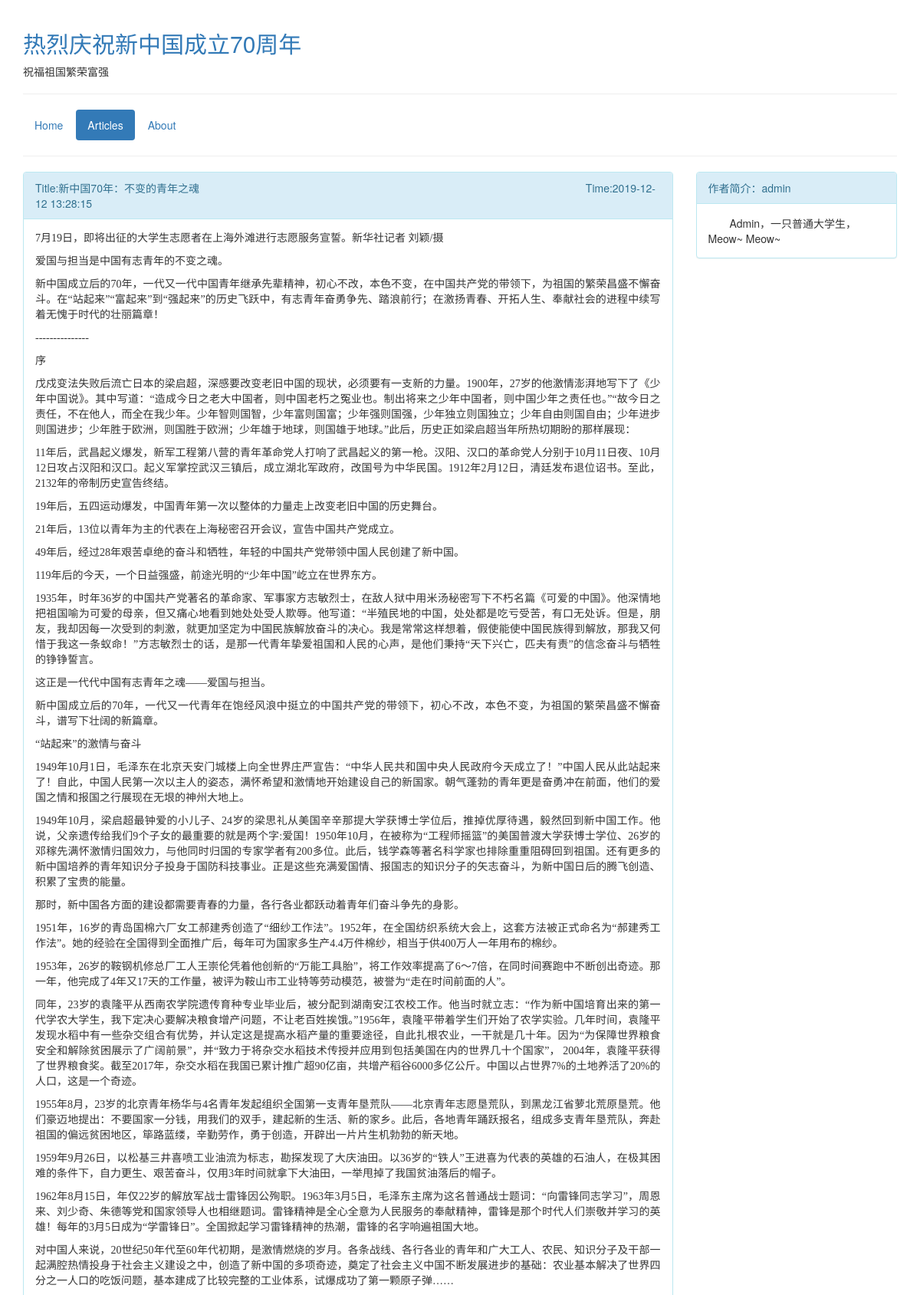
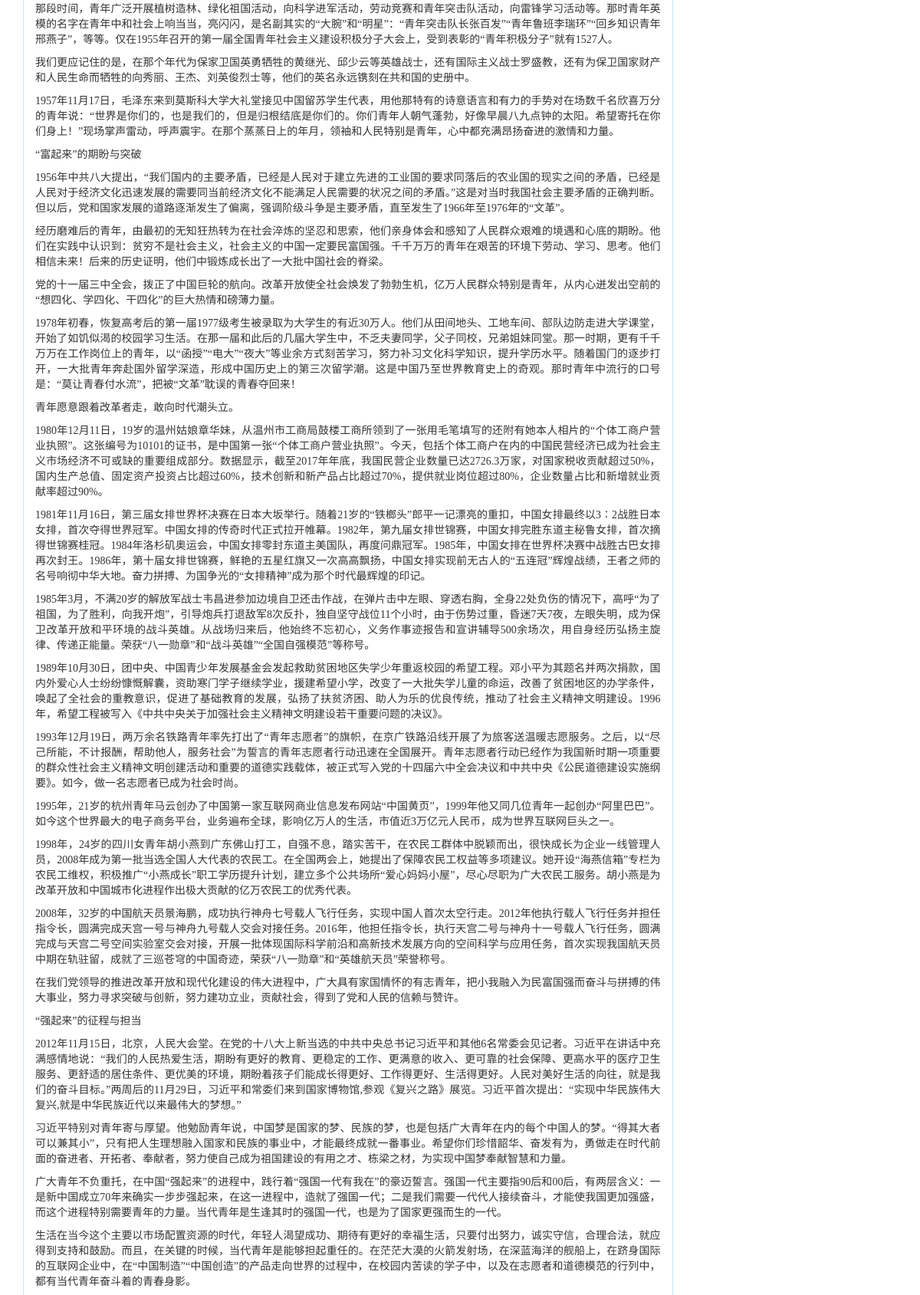
Page /read.php?pid=2 (upper part) on the committed database (2 pictures, top to bottom).
### tables this page shows
CREATE TABLE `page` (
  `pid` int(11) NOT NULL AUTO_INCREMENT,
  `title` varchar(255) DEFAULT NULL,
  `content` text,
  `author` varchar(255) DEFAULT NULL,
  `intime` timestamp NULL DEFAULT CURRENT_TIMESTAMP,
  `uptime` timestamp NULL DEFAULT CURRENT_TIMESTAMP ON UPDATE CURRENT_TIMESTAMP,
  PRIMARY KEY (`pid`)
);

### config.php (called while the page is built, shortened)
<?php
	include(PATH . '/core/db.class.php');
	$db = new db();
    include(PATH . '/core/input.class.php');
    $input = new input();
 	$sql="select * from setting";
	$set_result=$db->query($sql);
	$setting=array();
	while($row=$set_result->fetch_array(MYSQLI_ASSOC)){
		$setting[$row['key']]=$row['val'];
	}
?>

### core/db.class.php (called while the page is built, shortened)
<?php
	class db{
		function __construct(){
			$this->mysqli=new mysqli('localhost','root','roorroor','blog');
		}
		function query( $sql ){
			return $this->mysqli->query( $sql );
		}
	}

### core/input.class.php (called while the page is built, shortened)
<?php
	class input{
		function get($key=false){
			if(isset($_GET[ $key ])){
				return $_GET[ $key ];
			}else{
				return false;
			}
		}
	}
?>

### read.php (the view, shortened to what this page needs)
<?php
include('config.php');
$pid = (int)$input->get('pid');
$sql = "select * from page where pid='{$pid}' ";
$blog = $db->query($sql)->fetch_array(MYSQLI_ASSOC);
?>
<!DOCTYPE html>
<html lang="zh-CN">
<head>
    <link rel="stylesheet" href="./theme/bootstrap/css/bootstrap.css">
</head>
<body>
<div class='container'>
    <div class="page-header"">
    <h2><a href="index.php"><?php echo $setting['title']; ?></a></h2>
    <p><?php echo $setting['intro']; ?></p>
</div>
<div style="margin-bottom: 20px">
    <ul class="nav nav-pills">
        <li role="presentation"><a href="index.php">Home</a></li>
        <li role="presentation" class="active"><a href="index.php">Articles</a></li>
        <li role="presentation"><a href="about.php">About</a></li>
    </ul>
</div>
<hr class="hr_1">
<div class="row">
    <div class="col-md-9">
        <div class="panel panel-info">
            <div class="panel-heading" style="text-indent:0em;">
                <span>Title:<?php echo $blog['title']; ?></span>
                <span style="margin-left: 500px">Time:<?php echo $blog['uptime']; ?></span>
            </div>
            <div class="panel-body" style="font-family: YouYuan;">
                <?php echo $blog['content']; ?>
            </div>
        </div>
    </div>
    <div class="col-md-3">
        <div class="panel panel-info">
            <div class="panel-heading">作者简介：<?php echo $blog['author']; ?></div>
            <div class="panel-body">
                <div style="text-indent:2em;">Admin，一只普通大学生，Meow~ Meow~</div>
            </div>
        </div>
    </div>
</div>
</div>
</body>
</html>

### rows in the picture
page: title "新中国70年：不变的青年之魂", uptime "2019-12-12 13:28:15", content "7月19日，即将出征的大学生志愿者在上海外滩进行志愿服务宣誓。新华社记者 刘颖/摄 爱国与担当是中国有志青年的不变之魂。 新中国成立后的70年，一代又一代中国青年继承先辈精神，初心不改，本色不变，在中国共产党的带领下，为祖国的繁荣昌盛不懈奋斗。在“站起来”“富起来”到“强起来”的历史飞跃中，有志青年奋勇争先、踏浪前行；在激扬青春、开拓人生、奉献社会的进程中续写着无愧于时代的壮丽篇章！ --------------- 序 戊戍变法失败后流亡日本的梁启超，深感要改变老旧中国的现状，必须要有一支新的力量。1900年，27岁的他激情澎湃地写下了《少年中国说》。其中写道：“造成今日之老大中国者，则中国老朽之冤业也。制出将来之少年中国者，则中国少年之责任也。”“故今日之责任，不在他人，而全在我少年。少年智则国智，少年富则国富；少年强则国强，少年独立则国独立；少年自由则国自由；少年进步则国进步；少年胜于欧洲，则国胜于欧洲；少年雄于地球，则国雄于地球。”此后，历史正如梁启超当年所热切期盼的那样展现： 11年后，武昌起义爆发，新军工程第八营的青年革命党人打响了武昌起义的第一枪。汉阳、汉口的革命党人分别于10月11日夜、10月12日攻占汉阳和汉口。起义军掌控武汉三镇后，成立湖北军政府，改国号为中华民国。1912年2月12日，清廷发布退位诏书。至此，2132年的帝制历史宣告终结。 19年后，五四运动爆发，中国青年第一次以整体的力量走上改变老旧中国的历史舞台。 21年后，13位以青年为主的代表在上海秘密召开会议，宣告中国共产党成立。…", author "admin"

### other values in the picture
$setting['title'] "热烈庆祝新中国成立70周年"
$setting['intro'] "祝福祖国繁荣富强"
